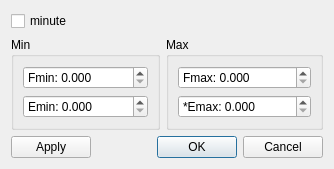
<?xml version="1.0" encoding="UTF-8"?>
<ui version="4.0">
 <class>WLErrorPidWidget</class>
 <widget class="QDialog" name="WLErrorPidWidget">
  <property name="geometry">
   <rect>
    <x>0</x>
    <y>0</y>
    <width>318</width>
    <height>151</height>
   </rect>
  </property>
  <property name="windowTitle">
   <string>Dialog</string>
  </property>
  <layout class="QGridLayout" name="gridLayout_3">
   <item row="0" column="0" colspan="2">
    <layout class="QGridLayout" name="gridLayout_2">
     <item row="1" column="1">
      <widget class="QGroupBox" name="groupBox_2">
       <property name="title">
        <string>Max</string>
       </property>
       <layout class="QGridLayout" name="gridLayout">
        <item row="0" column="0">
         <widget class="QDoubleSpinBox" name="sbFmax">
          <property name="prefix">
           <string notr="true">Fmax: </string>
          </property>
          <property name="decimals">
           <number>3</number>
          </property>
          <property name="maximum">
           <double>10000000.000000000000000</double>
          </property>
         </widget>
        </item>
        <item row="1" column="0">
         <widget class="QDoubleSpinBox" name="sbEmax">
          <property name="prefix">
           <string notr="true">*Emax: </string>
          </property>
          <property name="decimals">
           <number>3</number>
          </property>
          <property name="maximum">
           <double>10000000.000000000000000</double>
          </property>
         </widget>
        </item>
       </layout>
      </widget>
     </item>
     <item row="1" column="0">
      <widget class="QGroupBox" name="groupBox">
       <property name="title">
        <string>Min</string>
       </property>
       <layout class="QGridLayout" name="gridLayout_4">
        <item row="0" column="0">
         <widget class="QDoubleSpinBox" name="sbFmin">
          <property name="prefix">
           <string notr="true">Fmin: </string>
          </property>
          <property name="decimals">
           <number>3</number>
          </property>
          <property name="maximum">
           <double>10000000.000000000000000</double>
          </property>
         </widget>
        </item>
        <item row="1" column="0">
         <widget class="QDoubleSpinBox" name="sbEmin">
          <property name="prefix">
           <string notr="true">Emin: </string>
          </property>
          <property name="decimals">
           <number>3</number>
          </property>
          <property name="maximum">
           <double>10000000.000000000000000</double>
          </property>
         </widget>
        </item>
       </layout>
      </widget>
     </item>
     <item row="0" column="0">
      <widget class="QCheckBox" name="cbFMinutes">
       <property name="text">
        <string>minute</string>
       </property>
      </widget>
     </item>
    </layout>
   </item>
   <item row="1" column="0">
    <widget class="QPushButton" name="pbApply">
     <property name="text">
      <string>Apply</string>
     </property>
    </widget>
   </item>
   <item row="1" column="1">
    <widget class="QDialogButtonBox" name="buttonBox">
     <property name="orientation">
      <enum>Qt::Horizontal</enum>
     </property>
     <property name="standardButtons">
      <set>QDialogButtonBox::Cancel|QDialogButtonBox::Ok</set>
     </property>
    </widget>
   </item>
  </layout>
 </widget>
 <resources/>
 <connections>
  <connection>
   <sender>buttonBox</sender>
   <signal>accepted()</signal>
   <receiver>WLErrorPidWidget</receiver>
   <slot>accept()</slot>
   <hints>
    <hint type="sourcelabel">
     <x>248</x>
     <y>254</y>
    </hint>
    <hint type="destinationlabel">
     <x>157</x>
     <y>274</y>
    </hint>
   </hints>
  </connection>
  <connection>
   <sender>buttonBox</sender>
   <signal>rejected()</signal>
   <receiver>WLErrorPidWidget</receiver>
   <slot>reject()</slot>
   <hints>
    <hint type="sourcelabel">
     <x>316</x>
     <y>260</y>
    </hint>
    <hint type="destinationlabel">
     <x>286</x>
     <y>274</y>
    </hint>
   </hints>
  </connection>
 </connections>
</ui>
